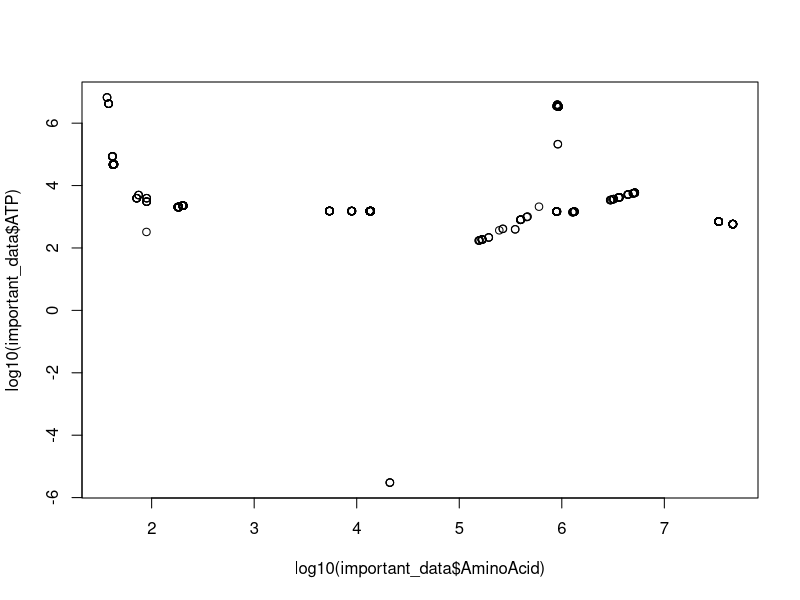
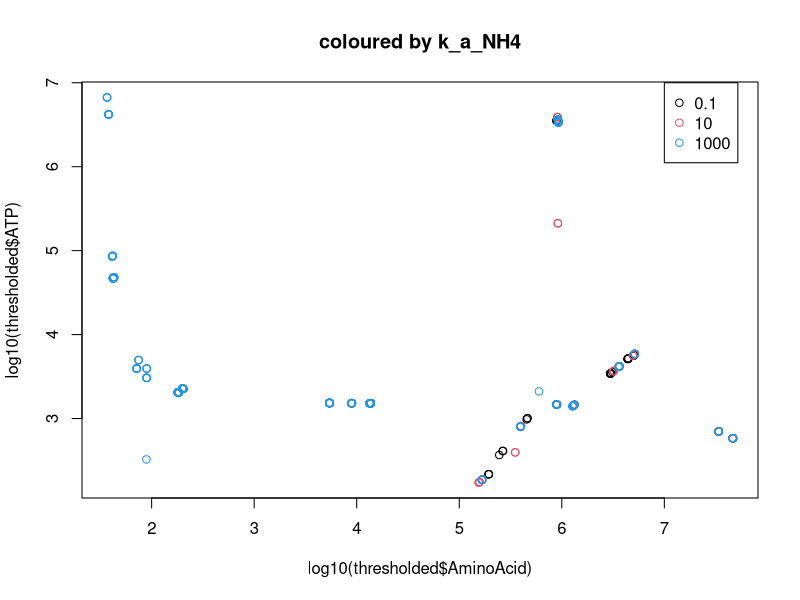
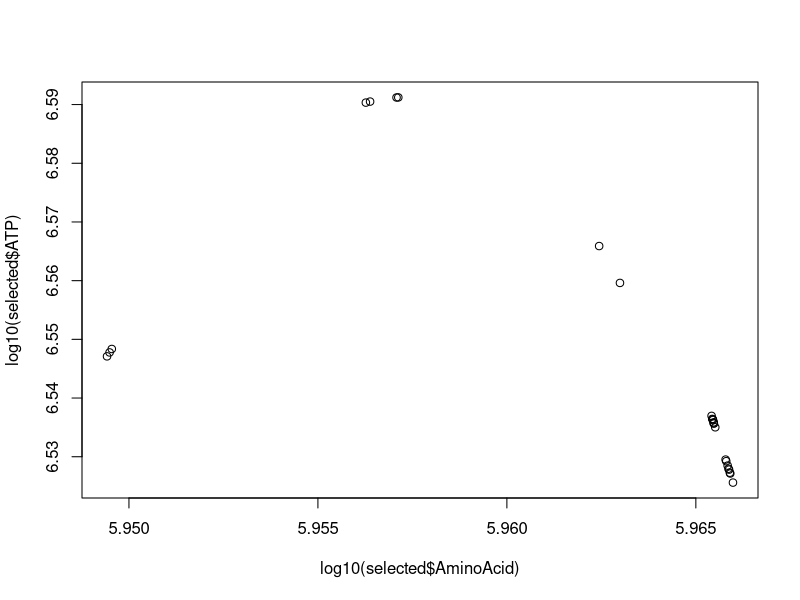

These figures' R source, in order: (Note: this script raises an error after producing the figures.)
# rm(list=ls())
# graphics.off()

library(ggplot2)
library(reshape2)
library(gridExtra)
library(cowplot)
library(R.utils)

#pick a few points rom green cloud and plot all odes manually. try to find param combinations where reasonable end points. 
#use thresholds. try to increase k_cat_AA as wel as increasing k_a to keep ratio roughly the same


important_data <- read.csv("param-sweep5-results.csv")
important_data<- important_data[-1]
# important_data$un_ov<- 
# important_data$log_AA <- log(important_data$AminoAcid)+0.1
# important_data$log_atp <- log(important_data$ATP)+0.1
plot(log10(important_data$AminoAcid), log10(important_data$ATP))
thresholded<- subset(important_data, important_data$AminoAcid >= 1 & important_data$ATP >= 1)
plot(log10(thresholded$AminoAcid), log10(thresholded$ATP), col = ceiling(log10(thresholded$k_a_NH4 +1)), main = "coloured by k_a_NH4")
legend(x = 7, y = 7, legend = c('0.1','10','1000'), pch = 1,col = unique(ceiling(log10(thresholded$k_a_NH4 +1))))

selected<- subset(important_data, log10(important_data$ATP)>6 & log10(important_data$AminoAcid)>5)
plot(log10(selected$AminoAcid), log10(selected$ATP))
max(selected$AminoAcid)

# under<- subset(important_data, important_data$AminoAcid < 1000 | important_data$ATP < 1000)
# plot(log(under$AminoAcid), log(under$ATP))
# 
# ordered<- thresholded[order(thresholded$AminoAcid,thresholded$ATP),]
# hist(log(ordered$k_ribo_a))
# 
# good_points<- subset(under, log10(under$ATP)>5.5)
# plot(log(good_points$AminoAcid), log(good_points$ATP))


moles<- 0.0015 #moles of ATP in an e coli
molecules<- moles * 6 *10^23

# selected<- subset(good_points, log(good_points$AminoAcid)> 5.24)
# plot(log(selected$AminoAcid), log(selected$ATP))

getmode(selected$k_ribo_a)
hist(log(selected$k_ribo_a))

getmode<- function(v){
  uniqv<- unique(v)
  uniqv[which.max(tabulate(match(v, uniqv)))]
  
}

# hists<- ggplot(under, aes(log(under$k_a_NH4) )) + geom_histogram(alpha = 0.2)
# hists

non_neg_data <- subset(important_data, important_data$AminoAcid >= 0 & important_data$ATP >= 0)
non_neg_data$log_AA<- log(non_neg_data$AminoAcid)
non_neg_data$log_ATP<- log(non_neg_data$ATP)
non_neg_data$product<- as.numeric(as.character(non_neg_data[,3]))* as.numeric(as.character(non_neg_data[,4]))* as.numeric(as.character(non_neg_data[,5]))* as.numeric(as.character(non_neg_data[,6]))* as.numeric(as.character(non_neg_data[,7]))* as.numeric(as.character(non_neg_data[,8]))* as.numeric(as.character(non_neg_data[,9]))
non_neg_data$product_col<- log(non_neg_data$product)
non_neg_data$product_col<- non_neg_data$product_col - min(non_neg_data$product_col)

# plt <- ggplot(data = non_neg_data, aes(x = k_ribo_AA_a, y = , colour = AminoAcid)) +geom_point() +facet_grid(rows = non_neg_data$k_ribo_a)
# plt
# plot(x = important_data$k_ribo_AA_a, y = important_data$k_ribo_a_AA, col = important_data$AminoAcid)
plot(x = non_neg_data$AminoAcid, y = non_neg_data$ATP)
plot(x = non_neg_data$log_AA, y = non_neg_data$log_ATP)#, col = non_neg_data$k_ribo_AA_a, main = "colored by k_a_NH4")
plot(x = non_neg_data$log_AA, y = non_neg_data$log_ATP, col = non_neg_data$k_cat_AA ,main = "colored by k_cat_AA")



df1<- subset(thresholded, thresholded$k_a_NH4== '0.1')
df2<- subset(thresholded, thresholded$k_a_NH4== '10')
df3<- subset(thresholded, thresholded$k_a_NH4== '1000')
plot(x = log10(df1$AminoAcid), y = log10(df1$ATP), main = "k_a_NH4 = 0.1")
plot(x = log10(df2$AminoAcid), y = log10(df2$ATP), main = "k_a_NH4 = 10")
plot(x = log10(df3$AminoAcid), y = log10(df3$ATP), main = "k_a_NH4 = 1000")


hist(x = log10(non_neg_data$k_cat_AA))
hist(x = non_neg_data$AminoAcid)

boxplot(non_neg_data$log_AA ~ non_neg_data$log_ATP)



# require(graphics); require(grDevices)
# x  <- as.matrix(mtcars)
# rc <- rainbow(nrow(x), start = 0, end = .3)
# cc <- rainbow(ncol(x), start = 0, end = .3)
# hv <- heatmap(x, col = cm.colors(256), scale = "column",
#               RowSideColors = rc, ColSideColors = cc, margins = c(5,10),
#               xlab = "specification variables", ylab =  "Car Models",
#               main = "heatmap(<Mtcars data>, ..., scale = \"column\")")
# utils::str(hv) # the two re-ordering index vectors
